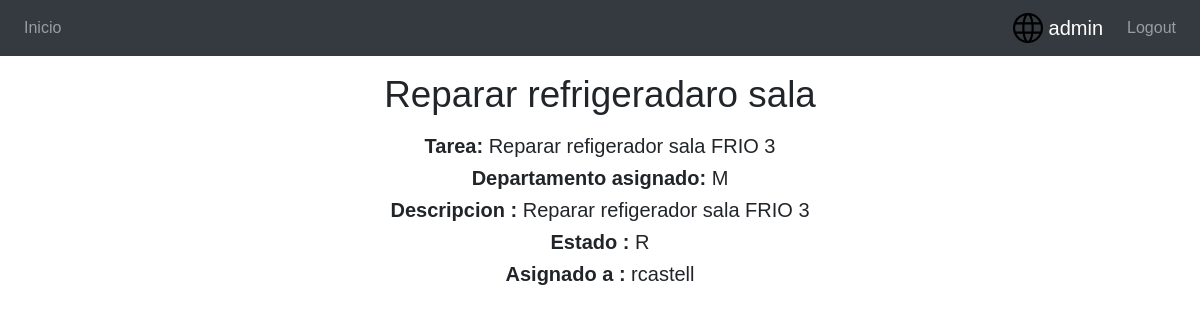
Screenshot of /application/tarea/4 (signed in) with the database file from the repository.
### application/models.py (models this page shows, shortened)
class Task(models.Model):
    T_STATUS = (('M', 'Manteniment'), ('O', 'Operarios'))
    t_status = models.CharField(max_length=1, choices=T_STATUS, blank=False, default='O')
    TASK_STATUS = (('P', 'Pendiente'), ('R', 'Realizando'), ('F', 'Finalizada'))
    status = models.CharField(max_length=1, choices=TASK_STATUS, blank=False, default='P')
    TYPE_STATUS = (('B', 'Blanco'), ('V', 'Verde'), ('A', 'Azul'))
    tipus = models.CharField(max_length=1, choices=TYPE_STATUS, blank=False, default='V')
    assigned = models.ForeignKey(UserProfile, related_name='assignado', on_delete=models.CASCADE,null=True,blank=True) #Atribut opcional lliure eleccio per cada participant
    sala = models.ForeignKey(Room, related_name='relacionado_con', on_delete=models.CASCADE, null=True, blank=True)
    title = models.CharField(max_length=32)
    description = models.TextField(max_length=256)
    ocultar = models.BooleanField(default=False)

class UserProfile(models.Model):
    user = models.OneToOneField(User, related_name="profile",on_delete=models.CASCADE,default=0)
    ROLE_STATUS =(('admin','admin'),('gestorsala','gestor de sala'),('operario','operario'),('mantenimiento','operario de mantenimiento'),('CEO','CEO'))
    role = models.CharField(max_length=32, choices=ROLE_STATUS, blank=False, default='operario') #Null true and blank true ?¿

### application/views.py (the view)
# urls.py: path('tarea/<int:pk>', TaskDetailView.as_view(), name='task_detail'),
class TaskDetailView(LoginRequiredMixin,DetailView):
    template_name = 'details/task_detail.html'
    model = Task
    def dispatch(self, request, *args, **kwargs):
        role = self.request.user.profile.role
        if role == 'admin' or role == 'gestorsala' or role== 'operario' or role == 'mantenimiento':
            return super(TaskDetailView, self).dispatch(request, *args, **kwargs)
        else:
            raise PermissionDenied

### templates/details/task_detail.html (shortened to what this page needs)
{% extends 'generic.html' %}
{% block informacio %}
    {% if user.profile.role != 'CEO' %}
        <div class="container" align="center">
            <h1><strong>{{ task.title }}</strong></h1>
            <h5><strong> Tarea: </strong> {{ task.description }}</h5>
            <h5><strong> Departamento asignado: </strong> {{ task.t_status }}</h5>
            <h5><strong> Descripcion :</strong> {{ task.description }}</h5>
            <h5><strong> Estado :</strong> {{ task.status}}</h5>
            <h5><strong> Asignado a :</strong> {{ task.assigned.user }}</h5>
        </div>
    {% else %}
        <h1>ERROR 403 - SIN PERMISOS</h1>
    {% endif%}
{% endblock %}

### templates/generic.html (shortened to what this page needs)
<!DOCTYPE html>
<html lang="en">
<head>
    <link rel="stylesheet" href="https://maxcdn.bootstrapcdn.com/bootstrap/4.3.1/css/bootstrap.min.css">
     {% load static %}
    <link rel="stylesheet" href="{% static '/css/start_page.css' %}">
</head>
<body>
    <div>
        <div>
            {% block content %}
                {% block register %}
                     {% if user.is_authenticated %}
                                {% block nav %}
                                        <nav class="navbar navbar-expand-lg navbar-dark bg-dark">
                                            <div class="collapse navbar-collapse" id="navbarSupportedContent">
                                                <ul class="navbar-nav mr-auto">
                                                        <li class="nav-item">
                                                        <a class=" nav-link" href="{% url 'homepage' %}"> Inicio</a>
                                                        </li>
                                                </ul>
                                                <ul class="navbar-nav margin-right: auto">
                                                       <li class="nav-item active" >
                                                    <a class="navbar-brand" href="#"><img src="{% static '/icon/world-wide-web.svg' %}" width="30" height="30" class="d-inline-block align-top" alt=""> {{ user.username }}</a>
                                                        </li>
                                                        <li class="nav-item">
                                                    <a class=" nav-link" href="{% url 'logout' %}"> Logout</a>
                                                        </li>
                                                </ul>
                                            </div>
                                        </nav>
                                {% endblock %}
                                {% block informacio %}{% endblock %}
                         {% endif %}
                {% endblock %}
            {% endblock %}
         </div>
    </div>
</body>
</html>

### application/static/css/start_page.css (style rules this page uses)
html { background-color: #56baed; }
body { font-family: "Poppins", sans-serif; height: 100vh; }
a { color: #92badd; display:inline-block; text-decoration: none; font-weight: 400; }
h1 { font-size: 2.3em; line-height: 1.3em; margin: 15px 0; text-align: center; font-weight: 300; }

### rows the page displays
Task: title "Reparar refrigeradaro sala", description "Reparar refigerador sala FRIO 3", t_status "M", status "R", assigned.user "rcastell"

### other values shown
{{ user.username }} "admin"
